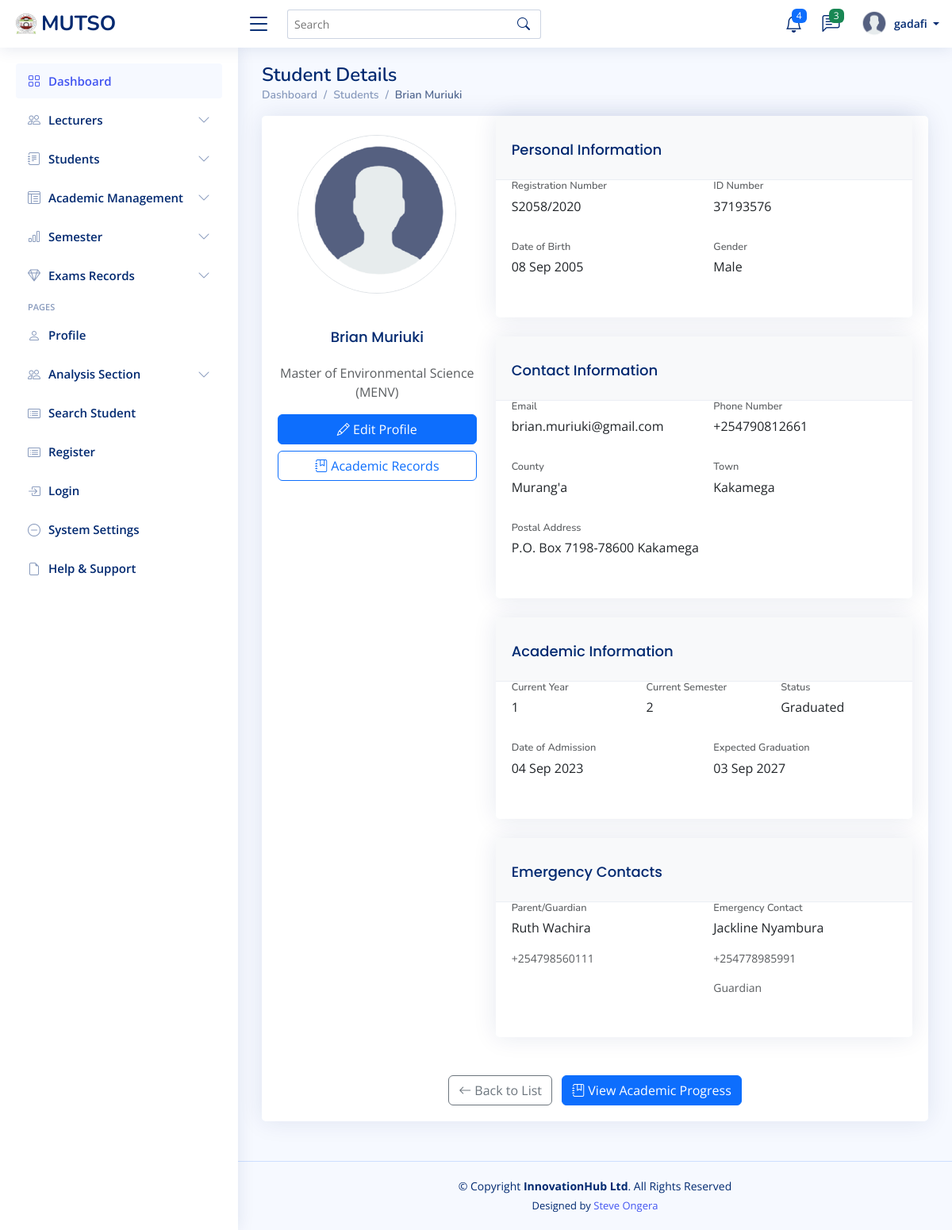
/students/3/ (signed in), run on an earlier commit of the app's database.
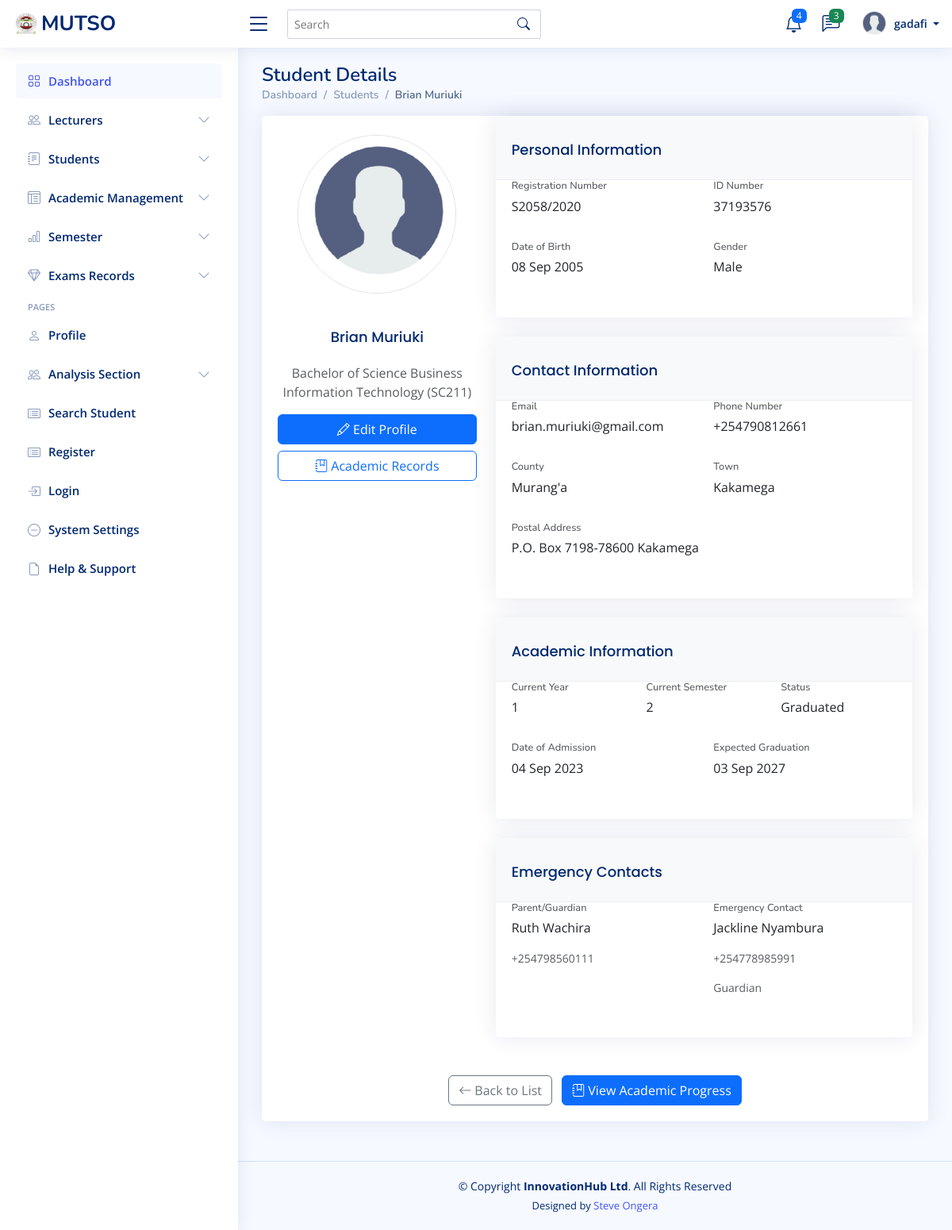
And on a later commit of the database.
### students_portal/models.py (models this page shows, shortened)
class Student(models.Model):
    registration_number = models.CharField(max_length=20, unique=True)
    first_name = models.CharField(max_length=100)
    last_name = models.CharField(max_length=100)
    middle_name = models.CharField(max_length=100, blank=True, null=True)
    id_number = models.CharField(max_length=20, blank=True, null=True)
    profile_picture = models.ImageField(upload_to='lecturer_profiles/', blank=True, null=True)
    programme = models.ForeignKey(Programme, on_delete=models.CASCADE, related_name='students')
    current_year = models.IntegerField()
    current_semester = models.IntegerField()
    date_of_admission = models.DateField()
    expected_graduation_date = models.DateField(blank=True, null=True)
    date_of_birth = models.DateField(blank=True, null=True)
    gender = models.CharField(max_length=10, choices=[
        ('M', 'Male'),
        ('F', 'Female'),
        ('O', 'Other')
    ], blank=True, null=True)
    email = models.EmailField(blank=True, null=True)
    phone_number = models.CharField(max_length=15, blank=True, null=True)
    religion = models.CharField(max_length=50, blank=True, null=True)
    county = models.CharField(max_length=50, blank=True, null=True)
    town = models.CharField(max_length=50, blank=True, null=True)
    postal_address = models.CharField(max_length=100, blank=True, null=True)
    postal_code = models.CharField(max_length=10, blank=True, null=True)
    parent_name = models.CharField(max_length=100, blank=True, null=True)
    parent_phone = models.CharField(max_length=15, blank=True, null=True)
    emergency_contact_name = models.CharField(max_length=100, blank=True, null=True)
    emergency_contact_relationship = models.CharField(max_length=50, blank=True, null=True)
    emergency_contact_phone = models.CharField(max_length=15, blank=True, null=True)
    is_active = models.BooleanField(default=True)
    status = models.CharField(max_length=20, choices=[
        ('active', 'Active'),
        ('inactive', 'Inactive'),
        ('graduated', 'Graduated'),
        ('deferred', 'Deferred'),
        ('suspended', 'Suspended'),
        ('transferred', 'Transferred'),
        ('withdrawn', 'Withdrawn')
    ], default='active')
    entry_mode = models.CharField(max_length=20, choices=[
        ('government_sponsored', 'Government-Sponsored'),
        ('self_sponsored', 'Self-Sponsored'),
        ('parallel', 'Parallel'),
        ('exchange', 'Exchange'),
        ('transfer', 'Transfer')
    ], default='government_sponsored')
    scholarship_info = models.TextField(blank=True, null=True)
    created_at = models.DateTimeField(auto_now_add=True)
    updated_at = models.DateTimeField(auto_now=True)

class Programme(models.Model):
    name = models.CharField(max_length=200)
    code = models.CharField(max_length=20, unique=True)
    department = models.ForeignKey(Department, on_delete=models.CASCADE, related_name='programmes')
    duration_years = models.IntegerField()
    semesters_per_year = models.IntegerField(default=2)
    description = models.TextField(blank=True, null=True)
    def __str__(self):
        return f"{self.name} ({self.code})"

### students_portal/views.py (the view)
# urls.py: path('students/<int:pk>/', views.student_detail, name='student_detail'),
@login_required
def student_detail(request, pk):
    student = get_object_or_404(Student, pk=pk)
    return render(request, 'students/student_detail.html', {'student': student})

### templates/students/student_detail.html (shortened to what the changed rows need)
{% extends 'base/base.html' %}
{% load static %}
{% block content %}
<div class="pagetitle">
    <h1>Student Details</h1>
    <nav>
        <ol class="breadcrumb">
            <li class="breadcrumb-item"><a href="{% url 'admin_dashboard' %}">Dashboard</a></li>
            <li class="breadcrumb-item"><a href="{% url 'database_students_list' %}">Students</a></li>
            <li class="breadcrumb-item active">{{ student.first_name }} {{ student.last_name }}</li>
        </ol>
    </nav>
</div>
<section class="section">
    <div class="row">
        <div class="col-lg-12">
            <div class="card">
                <div class="card-body">
                    <div class="row">
                        <div class="col-md-4 text-center">
                            <div class="profile-img-container mb-4">
                                <br>
                                {% if student.profile_picture %}
                                    <img src="{{ student.profile_picture.url }}" alt="Profile Picture"
                                         class="img-fluid rounded-circle border" style="width: 200px; height: 200px; object-fit: cover;">
                                {% else %}
                                    <img src="{% static 'assets/img/profile.png' %}" alt="Profile Picture"
                                         class="img-fluid rounded-circle border" style="width: 200px; height: 200px; object-fit: cover;">
                                {% endif %}
                            </div>
                            <h3 class="card-title">{{ student.first_name }} {{ student.last_name }}</h3>
                            <p class="text-muted">{{ student.programme }}</p>
                            <div class="d-grid gap-2 mt-3">
                                <a href="{% url 'student_update' student.pk %}" class="btn btn-primary">
                                </a>
                                <a href="{% url 'student_progress' student_id=student.id %}" class="btn btn-outline-primary">
                                </a>
                            </div>
                        </div>
                        <div class="col-md-8">
                            <div class="row">
                                <div class="col-12">
                                    <div class="card mb-4">
                                        <div class="card-body">
                                            <div class="row">
                                                <div class="col-md-6 mb-3">
                                                    <h6 class="text-muted small">Registration Number</h6>
                                                    <p>{{ student.registration_number }}</p>
                                                </div>
                                                <div class="col-md-6 mb-3">
                                                    <h6 class="text-muted small">ID Number</h6>
                                                    <p>{{ student.id_number|default:"Not provided" }}</p>
                                                </div>
                                            </div>
                                            <div class="row">
                                                <div class="col-md-6 mb-3">
                                                    <h6 class="text-muted small">Date of Birth</h6>
                                                    <p>{{ student.date_of_birth|date:"d M Y"|default:"Not provided" }}</p>
                                                </div>
                                                <div class="col-md-6 mb-3">
                                                    <h6 class="text-muted small">Gender</h6>
                                                    <p>{{ student.get_gender_display }}</p>
                                                </div>
                                            </div>
                                        </div>
                                    </div>
                                </div>
                                <div class="col-12">
                                    <div class="card mb-4">
                                        <div class="card-body">
                                            <div class="row">
                                                <div class="col-md-6 mb-3">
                                                    <h6 class="text-muted small">Email</h6>
                                                    <p>{{ student.email|default:"Not provided" }}</p>
                                                </div>
                                                <div class="col-md-6 mb-3">
                                                    <h6 class="text-muted small">Phone Number</h6>
                                                    <p>{{ student.phone_number|default:"Not provided" }}</p>
                                                </div>
                                            </div>
                                            <div class="row">
                                                <div class="col-md-6 mb-3">
                                                    <h6 class="text-muted small">County</h6>
                                                    <p>{{ student.county|default:"Not provided" }}</p>
                                                </div>
                                                <div class="col-md-6 mb-3">
                                                    <h6 class="text-muted small">Town</h6>
                                                    <p>{{ student.town|default:"Not provided" }}</p>
                                                </div>
                                            </div>
                                            <div class="row">
                                                <div class="col-12 mb-3">
                                                    <h6 class="text-muted small">Postal Address</h6>
                                                    <p>{{ student.postal_address|default:"Not provided" }}</p>
                                                </div>
                                            </div>
                                        </div>
                                    </div>
                                </div>
                                <div class="col-12">
                                    <div class="card mb-4">
                                        <div class="card-body">
                                            <div class="row">
                                                <div class="col-md-4 mb-3">
                                                    <h6 class="text-muted small">Current Year</h6>
                                                    <p>{{ student.current_year }}</p>
                                                </div>
                                                <div class="col-md-4 mb-3">
                                                    <h6 class="text-muted small">Current Semester</h6>
                                                    <p>{{ student.current_semester }}</p>
                                                </div>
                                                <div class="col-md-4 mb-3">
                                                    <h6 class="text-muted small">Status</h6>
                                                    <p>{{ student.get_status_display }}</p>
                                                </div>
                                            </div>
                                            <div class="row">
                                                <div class="col-md-6 mb-3">
                                                    <h6 class="text-muted small">Date of Admission</h6>
                                                    <p>{{ student.date_of_admission|date:"d M Y" }}</p>
                                                </div>
                                                <div class="col-md-6 mb-3">
                                                    <h6 class="text-muted small">Expected Graduation</h6>
                                                    <p>{{ student.expected_graduation_date|date:"d M Y"|default:"Not set" }}</p>
                                                </div>
                                            </div>
                                        </div>
                                    </div>
                                </div>
                                <div class="col-12">
                                    <div class="card mb-4">
                                        <div class="card-body">
                                            <div class="row">
                                                <div class="col-md-6 mb-3">
                                                    <h6 class="text-muted small">Parent/Guardian</h6>
                                                    <p>{{ student.parent_name|default:"Not provided" }}</p>
                                                    <p class="text-muted small">{{ student.parent_phone|default:"" }}</p>
                                                </div>
                                                <div class="col-md-6 mb-3">
                                                    <h6 class="text-muted small">Emergency Contact</h6>
                                                    <p>{{ student.emergency_contact_name|default:"Not provided" }}</p>
                                                    <p class="text-muted small">{{ student.emergency_contact_phone|default:"" }}</p>
                                                    <p class="text-muted small">{{ student.emergency_contact_relationship|default:"" }}</p>
                                                </div>
                                            </div>
                                        </div>
                                    </div>
                                </div>
                            </div>
                        </div>
                    </div>
                </div>
            </div>
        </div>
    </div>
</section>
{% endblock %}

What changed in the data, as far as the page shows it:
changed through a linked row, Student "Brian": programme "Master of Environmental Science (MENV)" → "Bachelor of Science Business Information Technology (SC211)"
